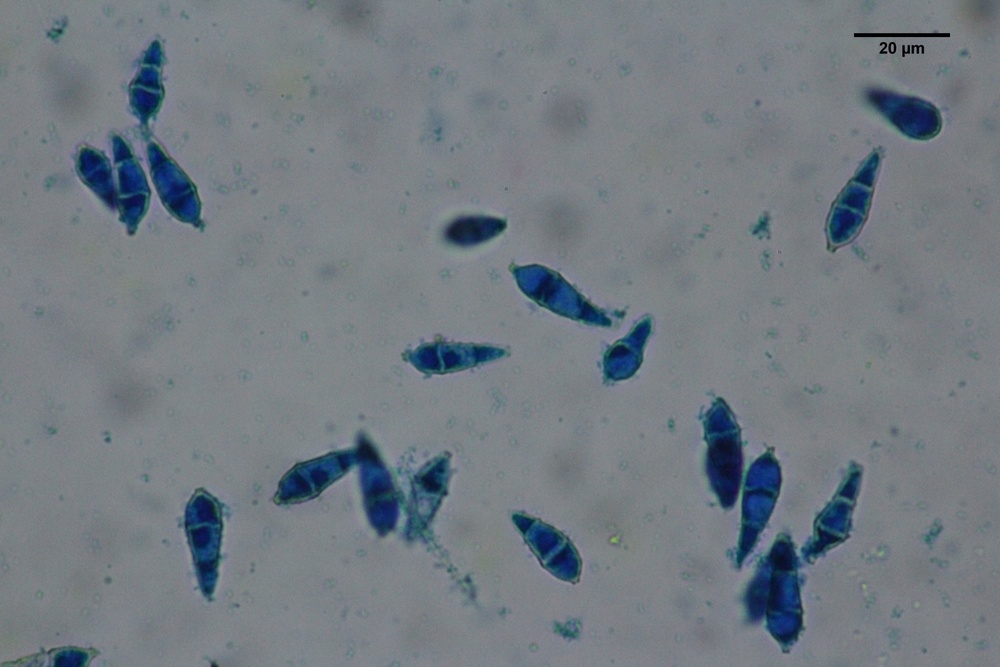
#> input picture pyri02.jpg, 1000 x 667 px, shrunk from 2048 x 1365 before the run
$ jupyter execute CountComponent.ipynb   (older library calls are emulated)
#> lines starting #> are read from the running program, lines starting #| are printed output that depends on the picture; after the words box and inside, x2 and y2 are one past the last pixel; in counts of white or black regions, pixels touching at a corner belong together
[cell 1]
import cv2
import numpy as np
from matplotlib import pyplot as plt

img1 = cv2.imread("pyri02.jpg") ### or if you want another picture just change to 'pyri02.jpg'
#> img1 is the input picture: shape (667, 1000, 3); mean B, G, R 129.4, 122.4, 114.6
img_rgb = cv2.cvtColor(img1, cv2.COLOR_BGR2RGB)

img = cv2.cvtColor(img1, cv2.COLOR_BGR2GRAY)
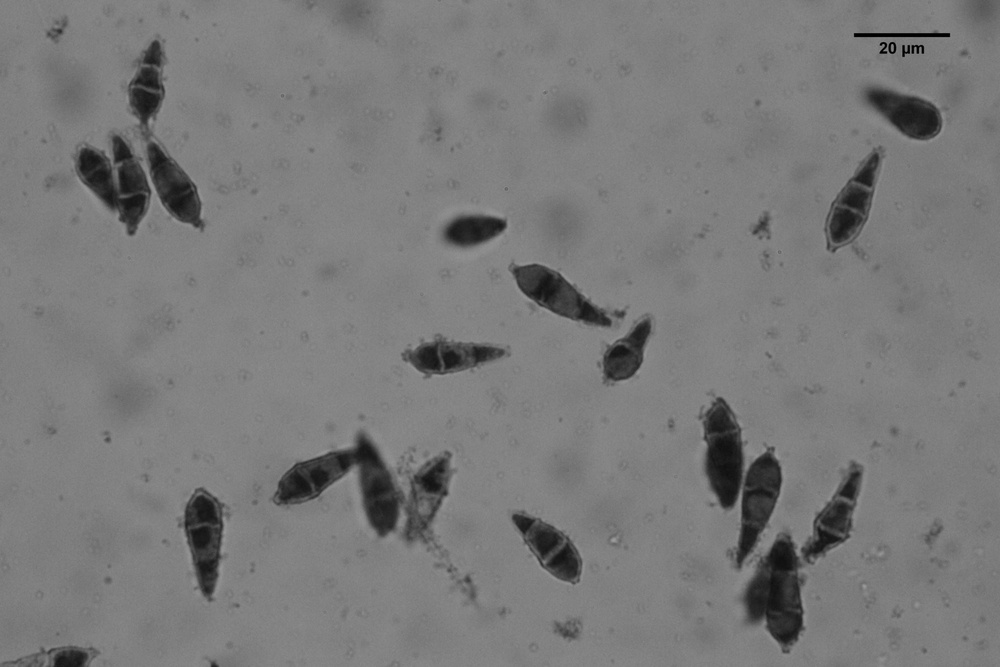
#> img: shape (667, 1000); min 0, max 157, mean 120.9
img=~img
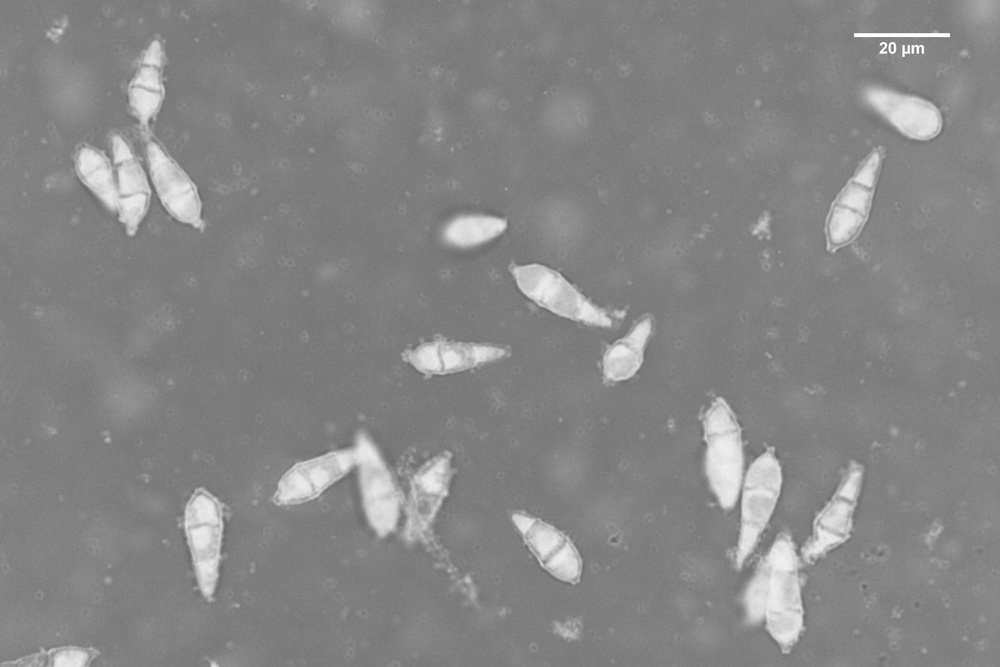
#> img: shape (667, 1000); min 98, max 255, mean 134.1
img=(img/np.max(img)*255).astype(np.uint8)

plt.imshow(img,cmap='gray')
plt.show()
ret,thresh1 = cv2.threshold(img,127,255,cv2.THRESH_OTSU)
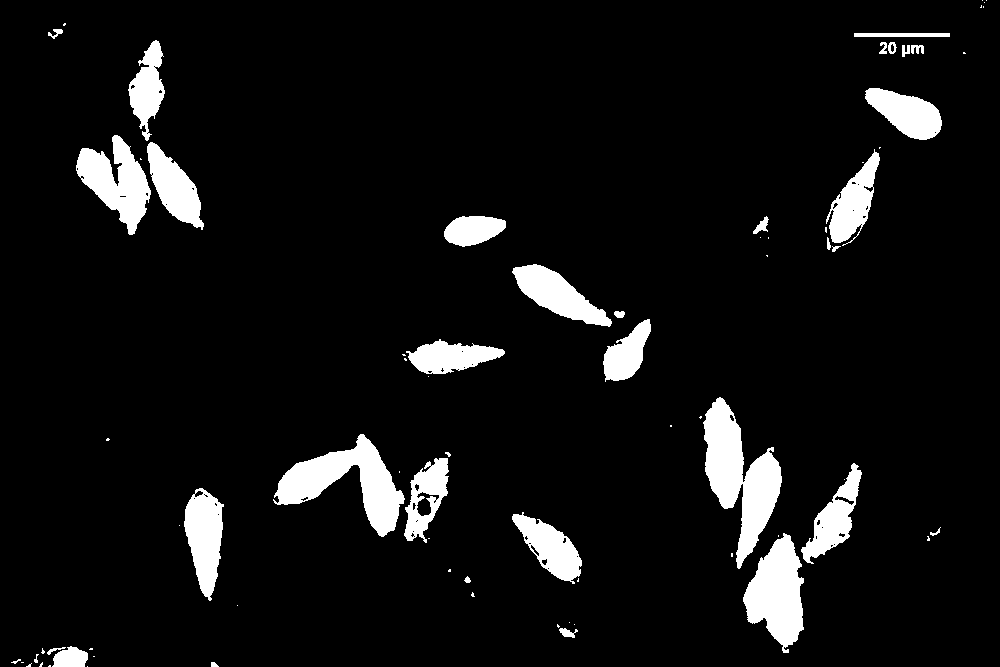
#> thresh1: shape (667, 1000); 7.2% white; 77 white regions (43 under 20 px), largest, box (x1, y1, x2, y2) and area: (703, 397, 782, 569) 6149, (273, 434, 405, 537) 5298, (743, 533, 804, 653) 4428
#> ret = 166
# You need to choose 4 or 8 for connectivity type
connectivity = 4
kernel=np.ones((40,40),np.uint8)
op=cv2.morphologyEx(thresh1,cv2.MORPH_OPEN,kernel)
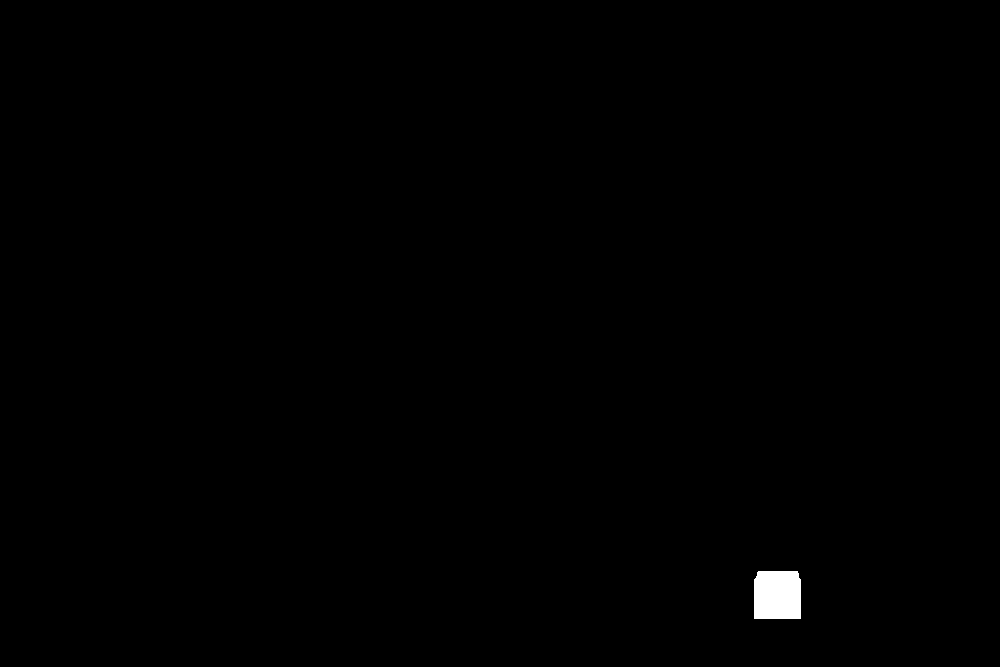
#> op: shape (667, 1000); 0.33% white; 1 white region, box (x1, y1, x2, y2) and area: (754, 571, 801, 619) 2218
output = cv2.connectedComponentsWithStats(op, connectivity, cv2.CV_32S)

num_count = output[0]-1 #### if not minus, num_count would could background as a component
#> num_count = 1
labels = output[1]
stats = output[2]
#> stats = [[0, 0, 1000, 667, 664782], [754, 571, 47, 48, 2218]]
centroids = output[3]
#> centroids = [[498.6, 332.1], [777, 594.9]]

print('count=',num_count)
#| count= 1

for i in range(1,centroids.shape[0]):
  h=centroids[i]
  cv2.rectangle(img_rgb, (int(h[0])-100, int(h[1])-100), (int(h[0])+100, int(h[1])+100), (36,255,12), 6)
  cv2.putText(img_rgb, 'number '+str(i), (int(h[0])-100, int(h[1])-100-10), cv2.FONT_HERSHEY_SIMPLEX, 0.9, (36,255,12), 2)
#> this loop made 1 pass
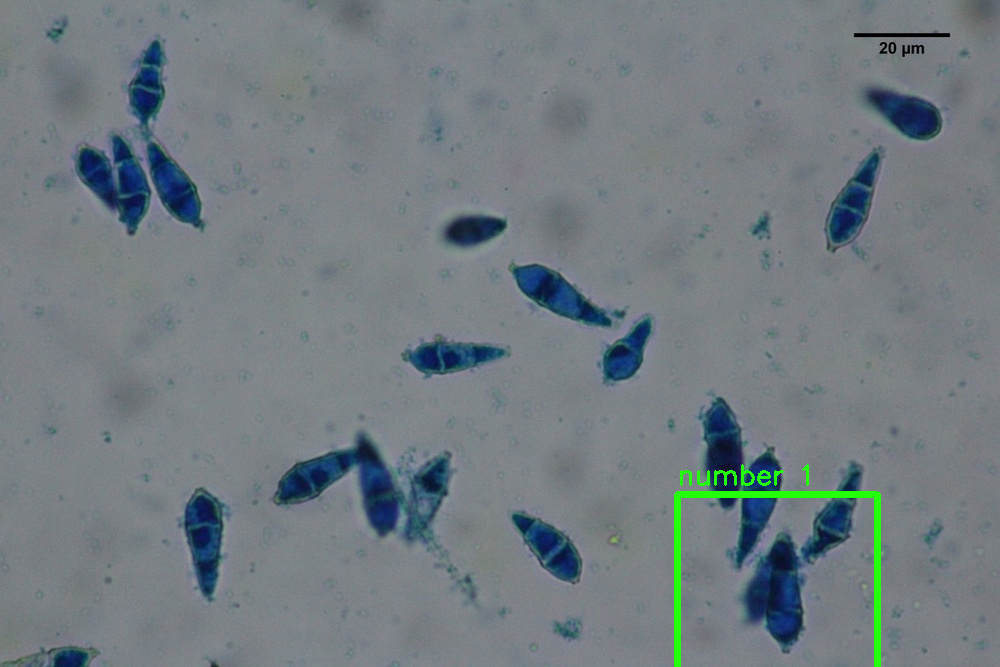
#> img_rgb: shape (667, 1000, 3); mean R, G, B 114.2, 123.4, 128.7

resulted_image=np.array(img_rgb)
plt.axis("off")
plt.imshow(resulted_image)
plt.show()
cv2.imwrite('resulted_image.jpg',cv2.cvtColor(resulted_image,cv2.COLOR_RGB2BGR))
#> Out = True

$ run again, with pyri01.jpg copied over pyri02.jpg
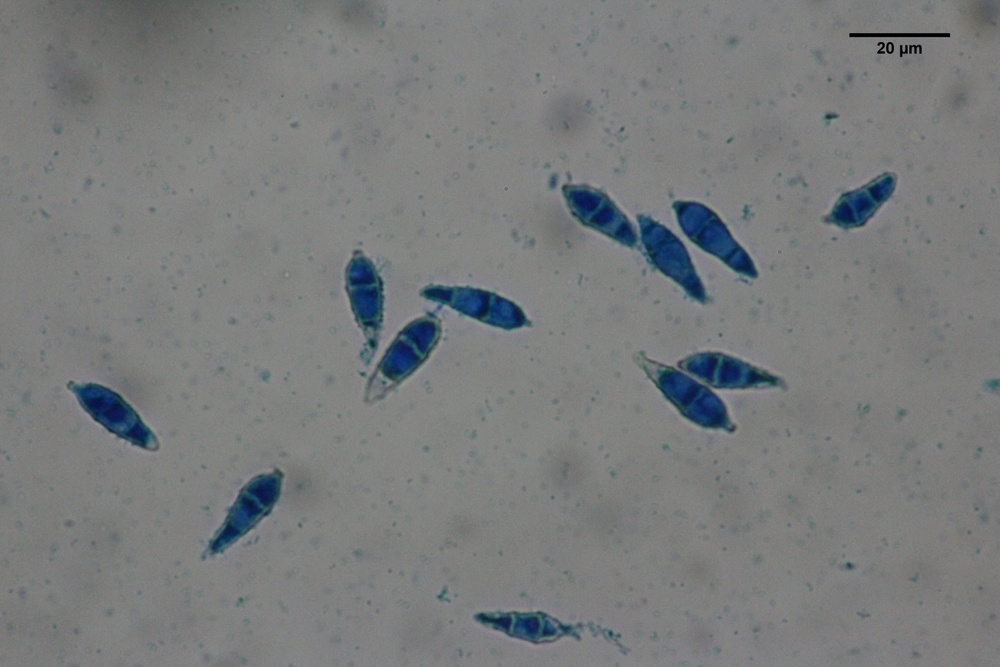
#> input picture pyri01.jpg, 1000 x 667 px, shrunk from 2048 x 1365 before the run
#> img1 is the input picture: shape (667, 1000, 3); mean B, G, R 123.9, 123.3, 120.8
#> `img=~img`:
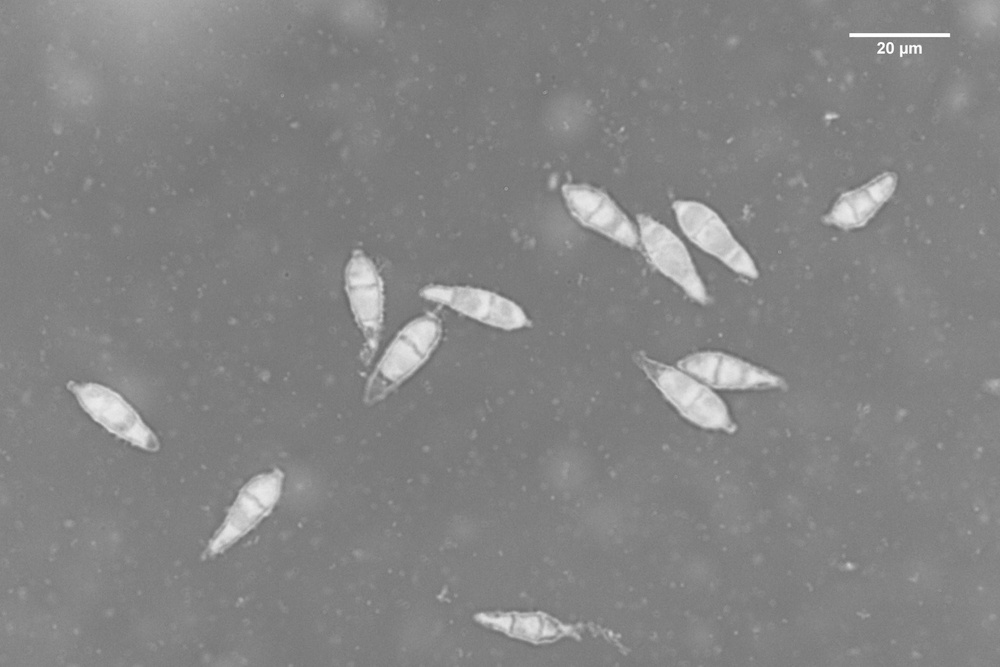
#> img: shape (667, 1000); min 100, max 255, mean 132.4
#> `ret,thresh1 = cv2.threshold(img,127,255,cv2.THRESH_OTSU)`:
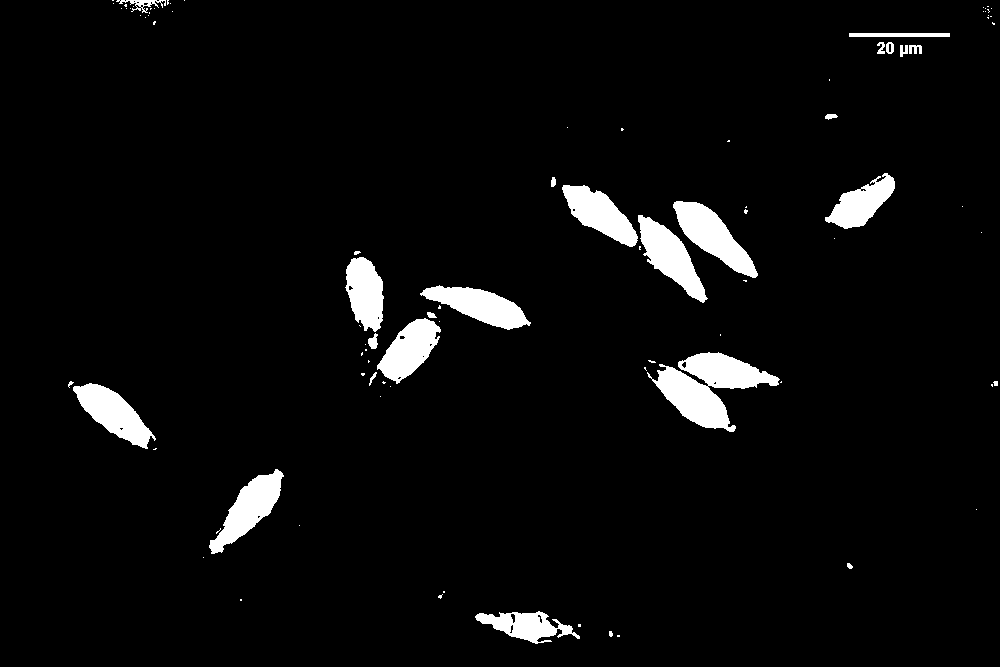
#> thresh1: shape (667, 1000); 4.4% white; 93 white regions (67 under 20 px), largest, box (x1, y1, x2, y2) and area: (647, 352, 780, 432) 4812, (673, 201, 758, 278) 2729, (638, 215, 708, 303) 2562
#> ret = 165
#> op: shape (667, 1000); every value is 0
#> num_count = 0
#> labels: shape (667, 1000) int32; every value is 0
#> stats = [[0, 0, 1000, 667, 667000]]
#> centroids = [[499.5, 333]]
#| count= 0
#> Out = True
